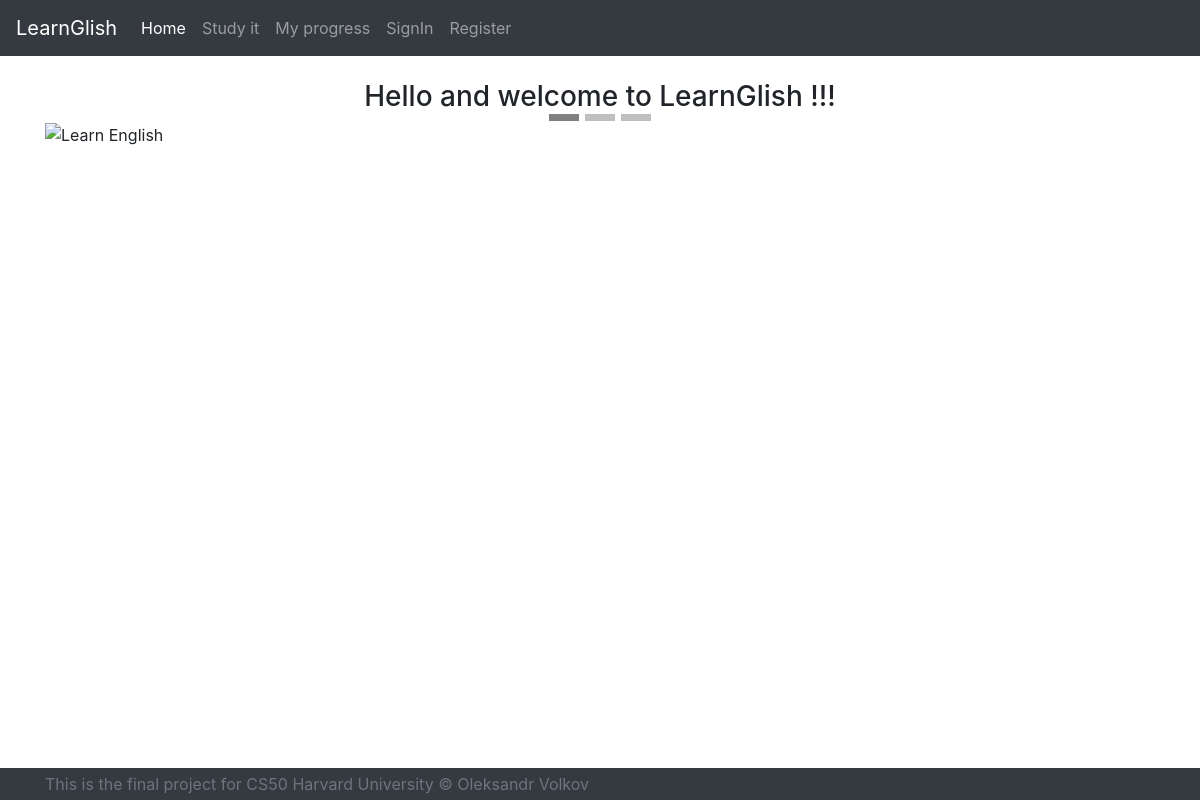
Before: / with the older database file.
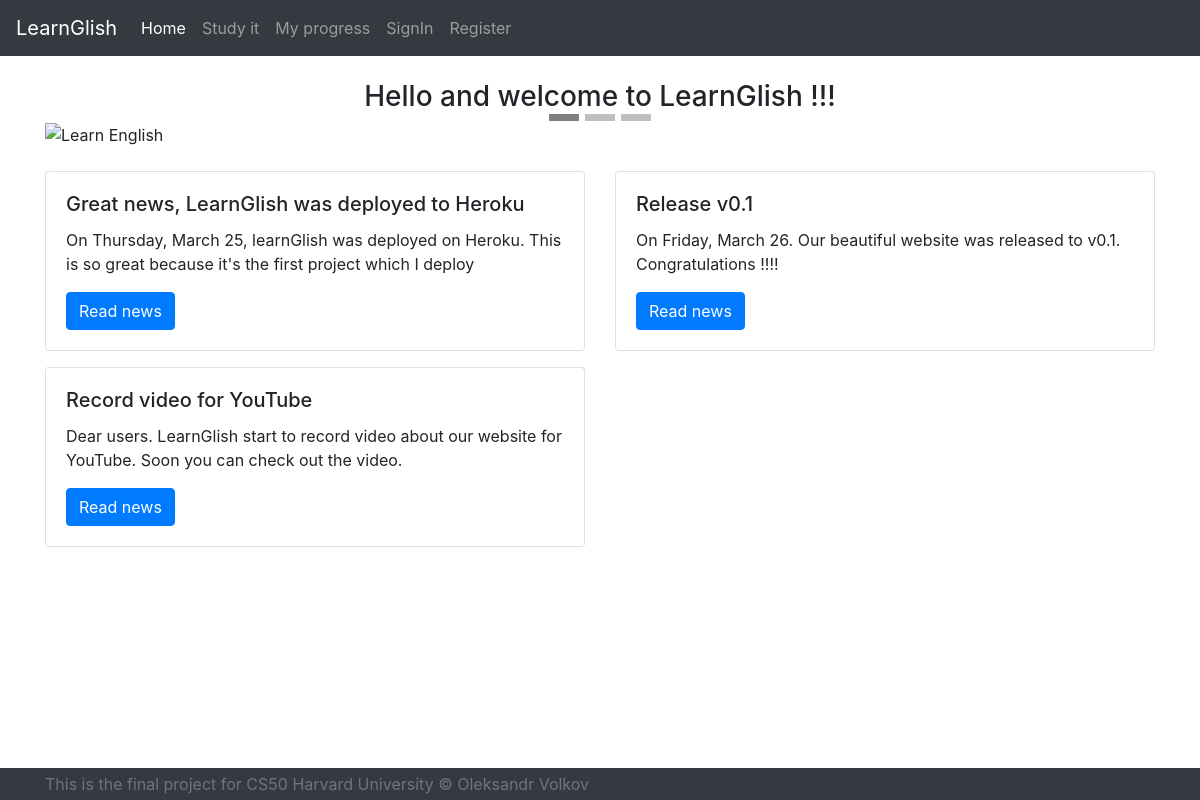
After: the same page with the newer database file.
### models/news.py (models this page shows, shortened)
class News(db.Model):
    id = db.Column(db.Integer, primary_key=True)
    user_id = db.Column(db.Integer, db.ForeignKey('users.id'))
    title = db.Column(db.String, nullable=False, unique=True)
    text = db.Column(db.String, nullable=False)

### app.py (the view)
@app.route("/")
def index():
    news = News.query.all()
    newsSchema = NewsSchema(many=True)
    newsJson = newsSchema.dump(news)
    newsArray = []
    for element in newsJson:
        newsJsonList = {
            "title": "",
            "id": 0,
            "short": ""
        }
        newsJsonList["title"] = element["title"]
        newsJsonList["id"] = element["id"]
        short = element["text"][:120]
        newsJsonList["short"] = short
        newsArray.append(newsJsonList)
    return render_template("index.html", newsList=newsArray)

### app.py (called while the page is built)
@app.after_request
def after_request(response):
    response.headers["Cache-Control"] = "no-cache, no-store, must-revalidate"
    response.headers["Expires"] = 0
    response.headers["Pragma"] = "no-cache"
    return response

### templates/index.html (shortened to what this page needs)
{% extends "layout.html" %} {% block title %} Index {% endblock %} {% block main
%}
<h3 class="text-center">Hello and welcome to LearnGlish !!!</h3>
<div id="carousel" class="carousel slide" data-ride="carousel">
  <ol class="carousel-indicators">
    <li data-target="#carousel" data-slide-to="0" class="active"></li>
    <li data-target="#carousel" data-slide-to="1"></li>
    <li data-target="#carousel" data-slide-to="2"></li>
  </ol>
  <div id="sizeOfCarusel" class="carousel-inner">
    <div class="carousel-item active">
      <img src="./static/img/LearnEnglish.jpg" alt="Learn English" />
    </div>
  </div>
</div>
<div class="row" id="newsBlock">
  {%for news in newsList%}
  <div class="col-sm-6 mb-3">
    <div class="card">
      <div class="card-body">
        <h5 class="card-title">{{news.title}}</h5>
        <p class="card-text">{{news.short}}</p>
        <a href="/readNews/{{news.id}}" class="btn btn-primary">Read news</a>
      </div>
    </div>
  </div>
  {%endfor%}
</div>
{% endblock %}

Changed rows visible on the page:
added News: title "Great news, LearnGlish was deployed to Heroku", short "On Thursday, March 25, learnGlish was deployed on Heroku. This is so great because it's the first project which I deploy"
added News: title "Release v0.1", short "On Friday, March 26. Our beautiful website was released to v0.1. Congratulations !!!!"
added News: title "Record video for YouTube", short "Dear users. LearnGlish start to record video about our website for YouTube. Soon you can check out the video."
